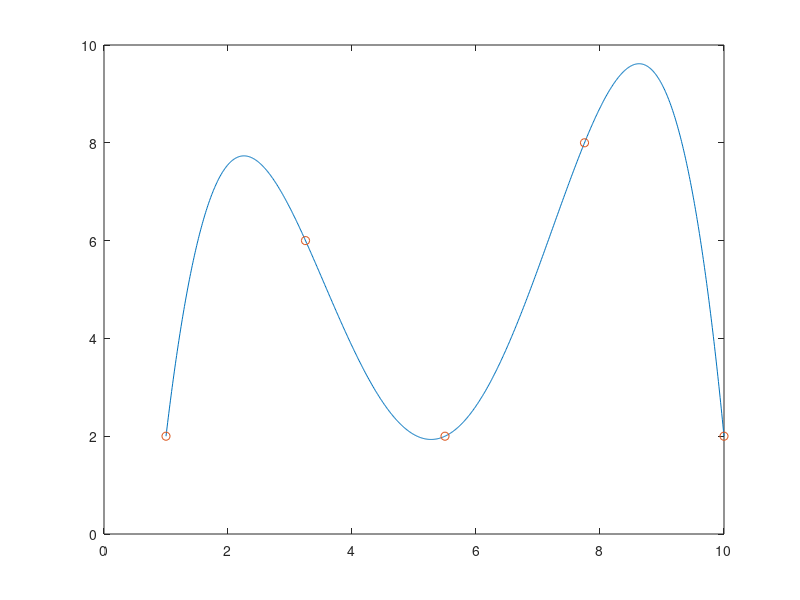

This figure's MATLAB source:
clear all; close all; clc

N = 5;
x = linspace(1,10,N); % check the dimension
y = randi(10,[1,N]);

x = x';
y = y';

% prepare G matrix  - Dimension (N+1) x (N+1)
%    [x0^0  x0^1  x1^2 ..... x1^N]
%    |x1^0  x1^1  x1^2 ..... x1^N|
%    |x2^0  x2^1  x2^2 ..... x2^N|
%G = |x3^0  x3^1  x3^2 ..... x3^N|
%    |:  :   :     :     :    :  |
%    [xN^0  xN^1  xN^2 ..... xN^N]

G = [];

for i = 1:N;
    G = [G x.^(i-1)];
end

m = inv(G)*y; % m is column vector (N+1 x 1)
% 
disp(m);
xi = linspace(x(1),x(end),1000);

xi = xi';
G1 = [];
for j = 1:N;
    G1 = [G1 xi.^(j-1)];
end
yi = G1*m;
plot(xi, yi)
hold on
plot(x,y,'o')

% yi = [1 xi^1 xi^2 xi^3 ..... xi^n] * m % (1000 x N+1) (N+1 x1) 

%yi = XXX
